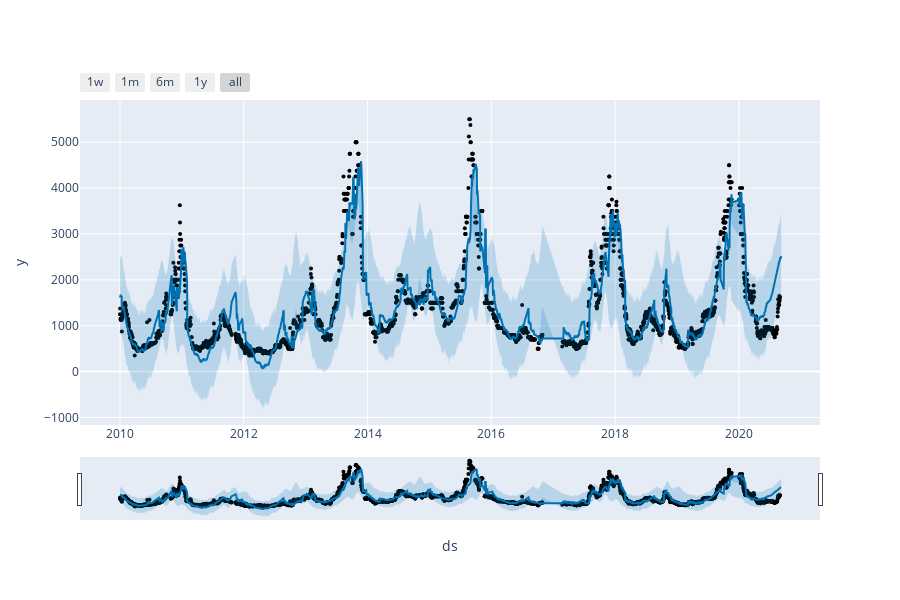

The code cell stored with this chart in its notebook:
### Code cell
plot_plotly(m, f2)

### Figure 1 — Plotly figure (JSON) as saved in the notebook; plotly's stock layout.template omitted (floating-point values rounded to 4 significant figures; data arrays with more than 128 entries replaced by an {"elided": "..."} marker saying what was removed)
{"data": [{"marker": {"color": "black", "size": 4}, "mode": "markers", "name": "Actual", "type": "scatter", "x": {"elided": "2682 str values"}, "y": {"elided": "2682 int values"}}, {"hoverinfo": "skip", "line": {"width": 0}, "mode": "lines", "type": "scatter", "x": {"elided": "2689 str values"}, "y": {"elided": "2689 float values"}}, {"fill": "tonexty", "fillcolor": "rgba(0, 114, 178, 0.2)", "line": {"color": "#0072B2", "width": 2}, "mode": "lines", "name": "Predicted", "type": "scatter", "x": {"elided": "2689 str values"}, "y": {"elided": "2689 float values"}}, {"fill": "tonexty", "fillcolor": "rgba(0, 114, 178, 0.2)", "hoverinfo": "skip", "line": {"width": 0}, "mode": "lines", "type": "scatter", "x": {"elided": "2689 str values"}, "y": {"elided": "2689 float values"}}], "layout": {"height": 600, "showlegend": false, "width": 900, "xaxis": {"rangeselector": {"buttons": [{"count": 7, "label": "1w", "step": "day", "stepmode": "backward"}, {"count": 1, "label": "1m", "step": "month", "stepmode": "backward"}, {"count": 6, "label": "6m", "step": "month", "stepmode": "backward"}, {"count": 1, "label": "1y", "step": "year", "stepmode": "backward"}, {"step": "all"}]}, "rangeslider": {"visible": true}, "title": {"text": "ds"}, "type": "date"}, "yaxis": {"title": {"text": "y"}}}}
